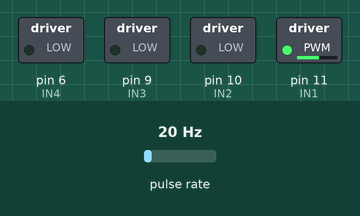
This sketch was run on a simulated Arduino Uno, built with avr-gcc and run on an emulated ATmega328P. Shown: switched loads named in the sketch (green lamp = pin HIGH). Wiring (inferred from the names in the program): pulse sensor: data pin 3. The test bench sets the inputs (shaded band); at power-on: pulse rate 20 Hz. What the sketch prints to the serial monitor is not drawn.

Above: at 1.2 s.
1.3 s: pulse rate (sensor on pin 3) set to 50 Hz
Timing chart, 0 to 4.3 s (numbered marks = the images above; inputs shaded):
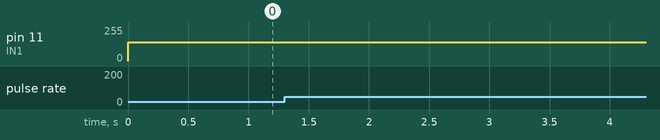

The sketch:

ROS_Ardu_Encoder_Testing.ino
```cpp
// Motor encoder output pulse per rotation
#define ENC_COUNT_REV 1856

// Encoder output to Arduino Interrupt pin
#define ENC_IN 3

#define IN1 11
#define IN2 10
#define IN3 9
#define IN4 6

// Pulse count from encoder
volatile long encoderValue = 0;
// One-second interval for measurements
int interval = 1000;

// Counters for milliseconds during interval
long previousMillis = 0;
long currentMillis = 0;

// Variable for RPM measuerment
int rpm = 0;

void setup()
{
  // Setup Serial Monitor
  Serial.begin(9600);

  // Set encoder as input with internal pullup
  pinMode(ENC_IN, INPUT_PULLUP);

  pinMode(IN1, OUTPUT);
  pinMode(IN2, OUTPUT);
  pinMode(IN3, OUTPUT);
  pinMode(IN4, OUTPUT);
  Serial.println("System is started.....");

  // Attach interrupt
  attachInterrupt(digitalPinToInterrupt(ENC_IN), updateEncoder, RISING);

  // Setup initial values for timer
  previousMillis = millis();
}

void loop()
{
  analogWrite(IN1, 140);//Left Motor
  analogWrite(IN2, 0);
  analogWrite(IN3, 0); // Right Motor
  analogWrite(IN4, 0);

  // Update RPM value every second
  currentMillis = millis();
  if (currentMillis - previousMillis > interval) {
    previousMillis = currentMillis;

    // Calculate RPM
    rpm = (float)(encoderValue * 60 / ENC_COUNT_REV);
    // Only update display when there is a reading
    if (rpm > 0) {
      Serial.print(" PULSES: ");
      Serial.print(encoderValue);
      Serial.print('\t');
      Serial.print(" SPEED: ");
      Serial.print(rpm);
      Serial.println(" RPM");
    }

    encoderValue = 0;
  }
}

void updateEncoder()
{
  // Increment value for each pulse from encoder
  encoderValue++;
}
```

Measured:
- after the input at 1.3 s, every drawn part: stays the same
